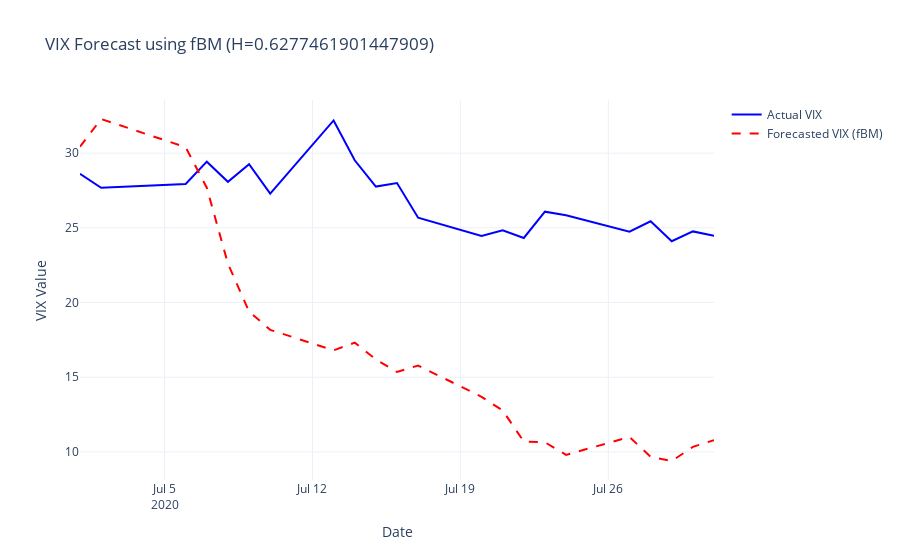

The cell this chart's notebook holds for it:
### Code cell
from stochastic.processes.continuous import FractionalBrownianMotion
import numpy as np
import random
import plotly.graph_objects as go

def simulate_fbm_vix(train_data, test_data, H):
    """
    Simulates a VIX path using geometric fractional Brownian motion.
    
    Parameters:
        train_data (DataFrame): Training data containing at least 'vol' and 'log_vol_diff'.
        test_data (DataFrame): Testing data to determine the simulation length.
        H (float): Hurst exponent for the fractional Brownian motion.
        
    Returns:
        np.ndarray: Simulated VIX values.
    """
    # Set fixed seeds for reproducibility
    random.seed(42)
    np.random.seed(42)

    # Calculate drift (μ) and volatility (σ) from training log differences of VIX
    mu = train_data["log_vol_diff"].mean()
    sigma = train_data["log_vol_diff"].std()

    n_days = len(test_data)
    # Define and sample from the fBM model
    fbm = FractionalBrownianMotion(hurst=H, t=n_days-1)
    fbm_values = fbm.sample(n=n_days-1)

    # Use the last available VIX value in training data as the starting point
    S0 = train_data['vol'].iloc[-1]
    # Simulate the VIX path using a geometric fBM model
    simulated_vix = S0 * np.exp(mu * np.arange(n_days) + sigma * fbm_values)
    print(mu, sigma)
    return simulated_vix

def plot_fbm_vix(test_data, simulated_vix, H):
    """
    Plots actual vs. simulated VIX values.
    
    Parameters:
        test_data (DataFrame): Testing data containing actual VIX values under 'vol'.
        simulated_vix (np.ndarray): Simulated VIX values.
        H (float): Hurst exponent used in the simulation (for labeling purposes).
    """
    fig = go.Figure()

    # Actual VIX trace
    fig.add_trace(go.Scatter(
        x=test_data.index,
        y=test_data["vol"],
        mode='lines',
        name='Actual VIX',
        line=dict(color='blue')
    ))

    # Forecasted VIX trace using fBM
    fig.add_trace(go.Scatter(
        x=test_data.index,
        y=simulated_vix,
        mode='lines',
        name='Forecasted VIX (fBM)',
        line=dict(color='red', dash='dash')
    ))

    # Update layout of the plot
    fig.update_layout(
        title=f"VIX Forecast using fBM (H={H})",
        xaxis_title="Date",
        yaxis_title="VIX Value",
        template="plotly_white"
    )

    fig.show()

# Example usage:
simulated_vix = simulate_fbm_vix(vix_training_df, vix_testing_df, vix_hurst_est)
plot_fbm_vix(vix_testing_df, simulated_vix, vix_hurst_est)

### Figure 1 — Plotly figure (JSON) as saved in the notebook; plotly's stock layout.template omitted (floating-point values rounded to 4 significant figures)
{"data": [{"line": {"color": "blue"}, "mode": "lines", "name": "Actual VIX", "type": "scatter", "x": ["2020-07-01T00:00:00", "2020-07-02T00:00:00", "2020-07-06T00:00:00", "2020-07-07T00:00:00", "2020-07-08T00:00:00", "2020-07-09T00:00:00", "2020-07-10T00:00:00", "2020-07-13T00:00:00", "2020-07-14T00:00:00", "2020-07-15T00:00:00", "2020-07-16T00:00:00", "2020-07-17T00:00:00", "2020-07-20T00:00:00", "2020-07-21T00:00:00", "2020-07-22T00:00:00", "2020-07-23T00:00:00", "2020-07-24T00:00:00", "2020-07-27T00:00:00", "2020-07-28T00:00:00", "2020-07-29T00:00:00", "2020-07-30T00:00:00", "2020-07-31T00:00:00"], "y": [28.62, 27.68, 27.94, 29.43, 28.08, 29.26, 27.29, 32.19, 29.52, 27.76, 28, 25.68, 24.46, 24.84, 24.32, 26.08, 25.84, 24.74, 25.44, 24.1, 24.76, 24.46]}, {"line": {"color": "red", "dash": "dash"}, "mode": "lines", "name": "Forecasted VIX (fBM)", "type": "scatter", "x": ["2020-07-01T00:00:00", "2020-07-02T00:00:00", "2020-07-06T00:00:00", "2020-07-07T00:00:00", "2020-07-08T00:00:00", "2020-07-09T00:00:00", "2020-07-10T00:00:00", "2020-07-13T00:00:00", "2020-07-14T00:00:00", "2020-07-15T00:00:00", "2020-07-16T00:00:00", "2020-07-17T00:00:00", "2020-07-20T00:00:00", "2020-07-21T00:00:00", "2020-07-22T00:00:00", "2020-07-23T00:00:00", "2020-07-24T00:00:00", "2020-07-27T00:00:00", "2020-07-28T00:00:00", "2020-07-29T00:00:00", "2020-07-30T00:00:00", "2020-07-31T00:00:00"], "y": [30.43, 32.29, 30.4, 27.68, 22.6, 19.4, 18.17, 16.8, 17.31, 16.19, 15.35, 15.78, 13.69, 12.77, 10.69, 10.64, 9.801, 11.0, 9.678, 9.39, 10.34, 10.79]}], "layout": {"title": {"text": "VIX Forecast using fBM (H=0.6277461901447909)"}, "xaxis": {"title": {"text": "Date"}}, "yaxis": {"title": {"text": "VIX Value"}}}}
